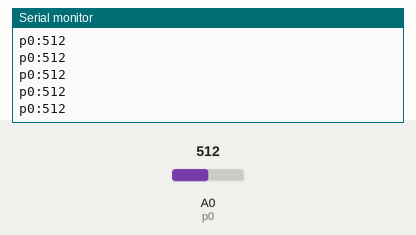
Simulated run of this sketch. Board: Arduino Uno, built with avr-gcc and run on an emulated ATmega328P. On the bench: the last lines printed to the serial monitor. Inputs (shaded band) come from the test bench; at power-on: A0 (p0) = 512.

Above: at 1.2 s.
1.3 s: A0 (p0) set to 716
At 1.9 s:
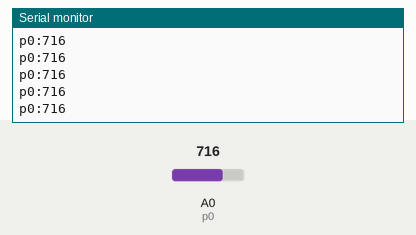
2.8 s: A0 (p0) set to 900
At 3.9 s:
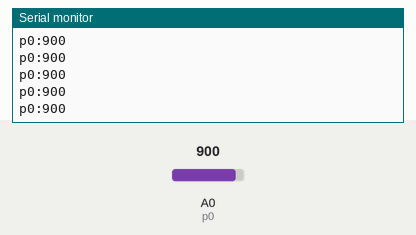
Timing chart, 0 to 5.8 s (numbered marks = the images above; inputs shaded):
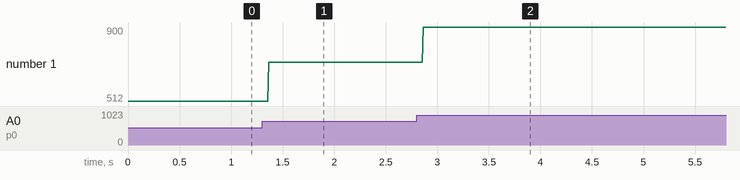

The sketch:

pot_button_basic.ino
```cpp
//Pots
int p0 = A0;
int pv0;


void setup() {
  Serial.begin(9600);
} //end setup

void loop() {
  pv0 = analogRead(p0);
  Serial.print( "p0:" );
  Serial.println( pv0 );
  delay(5);
} //end loop
```

Measured:
- after the input at 1.3 s, the serial monitor: prints a new line after 0.06 s (image 1)
- after the input at 2.8 s, the serial monitor: prints a new line after 0.06 s (image 2)
- plotted number 1: 512 → 716 after the input at 1.3 s, 716 → 900 after the input at 2.8 s
